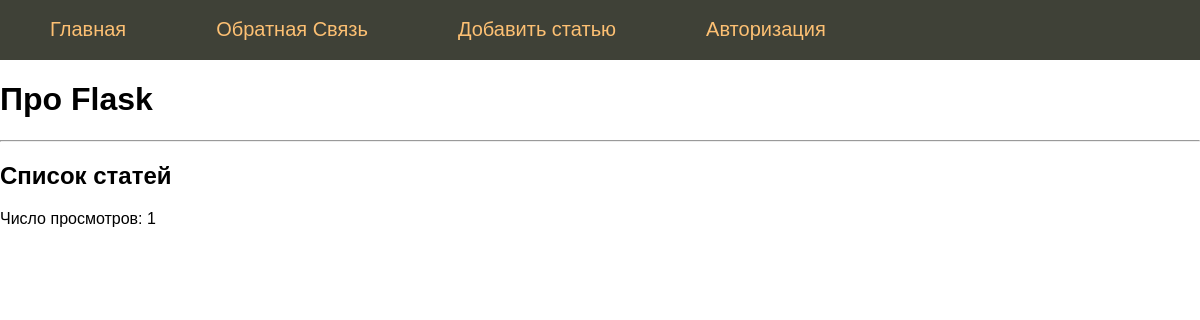
The app's page /index, older data.
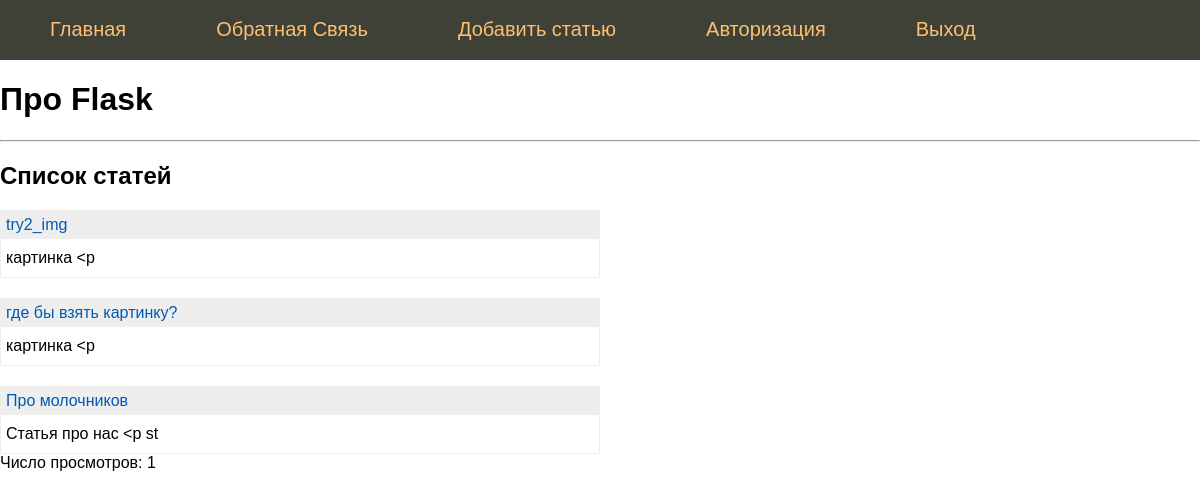
The same page, newer data.
### tables this page shows
CREATE TABLE mainmenu (
    id integer PRIMARY KEY AUTOINCREMENT,
    title text NOT NULL,
    url text NOT NULL
);

CREATE TABLE posts (
    id integer primary key autoincrement,
    title text not null,
    text text not null,
    url text not null,
    time integer not null
);

### main.py (the view)
@app.route("/")
@app.route('/index')
def index():
    if 'visits' in session:
        session['visits'] = session.get('visits')+1
    else:
        session['visits'] = 1
    content = render_template('index.html', menu=dbase.getMenu(), posts=dbase.getPostsAnonce(), visits=f"Число просмотров: {session['visits']}")
    res = make_response(content)
    res.headers['Content-Type'] = 'text/html'
    res.headers['Server'] = 'flasksite'
    return res

### flsite.py (called while the page is built)
    def getMenu(self):
        sql = '''SELECT * FROM mainmenu'''
        try:
            self.__cur.execute(sql)
            res = self.__cur.fetchall()
            if res: return res
        except:
            print("Ошибка чтения из БД")
        return []

    def getPostsAnonce(self):
        try:
            self.__cur.execute(f"SELECT id, title, text, url FROM posts ORDER BY time DESC")
            res = self.__cur.fetchall()
            if res: return res
        except sqlite3.Error as e:
            print("Ошибка получения статей из БД" + str(e))
        return []

### main.py (called while the page is built)
def connect_db():
    conn = sq.connect(app.config['DATABASE'])
    conn.row_factory = sq.Row
    return conn

def get_db():
    if not hasattr(g, 'link_db'):
        g.link_db = connect_db()
        return g.link_db

@app.before_request
def before_request():
    global dbase
    db = get_db()
    dbase = FDataBase(db)

### templates/index.html
{% extends 'base.html' %}
{% block content %}
{{ super() }}
<hr>
<h2>Список статей</h2>
<ul class="list-posts">
    {% for p in posts %}
    <li>
        <p class="title"><a href="{{ url_for('showPost', alias=p.url) }}">{{p.title}}</a></p>
        <p class="annonce">{{ p.text[:50] | striptags }}</p>
    </li>
    {% endfor %}
</ul>
    {{ visits }}
{% endblock %}

### templates/base.html (shortened to what this page needs)
<!DOCTYPE html>
<html lang="en">
<head>
    <link type="text/css" href="{{ url_for('static', filename='css/styles.css') }}" rel="stylesheet" />
</head>
<body>
{% block content %}
    {% block mainmenu %}
        <ul class="mainmenu">
            {% for m in menu %}
            <li><a href="{{ url_for(m.url) }}">{{ m.title }}</a></li>
            {% endfor %}
        </ul>
    {% endblock mainmenu %}
{% if title %}
<h1>{{ title }}</h1>
{% else %}
<h1>Про Flask</h1>
{% endif %}
{% endblock %}
</body>
</html>

### static/css/styles.css (style rules this page uses)
html, body { font-family: 'Arial'; margin: 0; padding: 0; height: 100%; width: 100%; }
a { color: #0059b2; text-decoration: none; }
ul.mainmenu { list-style: none; background: #3F4137; height: 60px; margin: 0; padding: 0; color: #fdc073; font-size: 20px; overflow: hidden; }
ul.mainmenu li { float: left; margin: 18px 40px 0 50px; }
ul.mainmenu li a { color: #fdc073; text-decoration: none; }
ul.list-posts { list-style: none; margin: 0; padding: 0; max-width: 600px; }
ul.list-posts li { margin: 20px 0 0 0; border: 1px solid #eee; }
ul.list-posts .title { margin: 0; padding: 5px; background: #eee; }
ul.list-posts .annonce { margin: 0; padding: 10px 5px 10px 5px; }

Row changes from the older to the newer data that the page shows:
added mainmenu: title "Выход"
added posts: title "try2_img", text "картинка <p"
now on this page (row edited): posts: title "где бы взять картинку?", text "картинка <p"
now on this page (row edited): posts: title "Про молочников", text "Статья про нас <p st"
